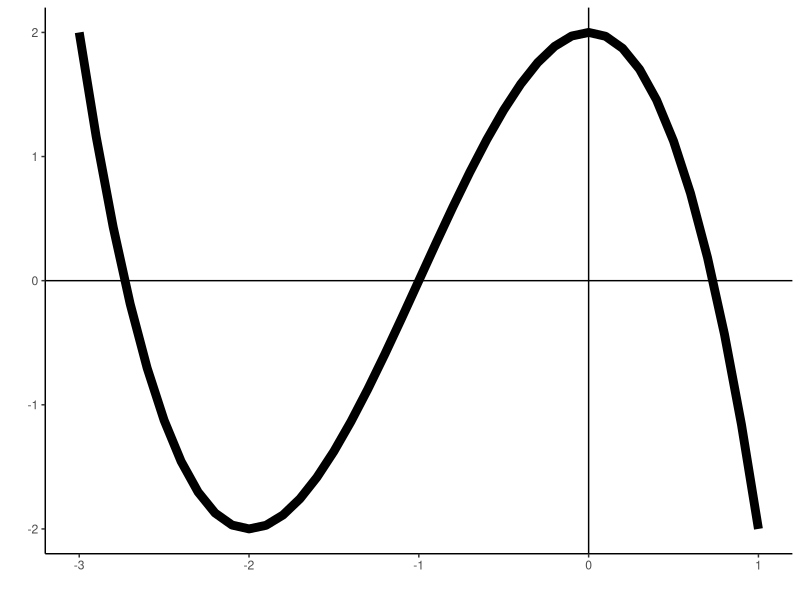

The R script that drew this image:
## ---- chunk 1
knitr::opts_chunk$set(echo = TRUE,warning=FALSE,message=FALSE)

library(tidyverse)
## ---- chunk 2
x=seq(-3,1,by=.1)

y=-x^3-3*x^2+2

ggplot()+
  geom_hline(yintercept=0)+
  geom_vline(xintercept = 0)+
  geom_line(aes(x=x,y=y),color="black",size=3)+
  theme_classic()+
  labs(x="",y="")
  
